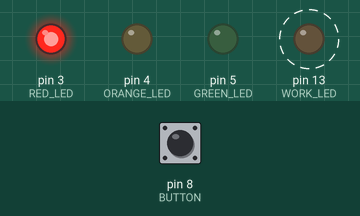
Recording of a sketch running on a simulated Arduino Uno, built with avr-gcc and run on an emulated ATmega328P. Parts: output pins drawn as LEDs (lit = HIGH). Dashed ring = blinking. The test bench sets the inputs (shaded band); at power-on: pin 8 (BUTTON) LOW.

Above: at 1.14 s.
1.3 s: pin 8 (BUTTON) pulled HIGH for 0.15 s
At 3.64 s:
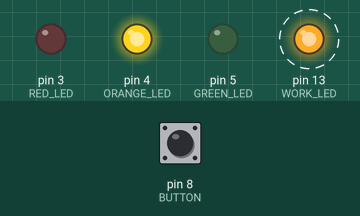
At 4.44 s:
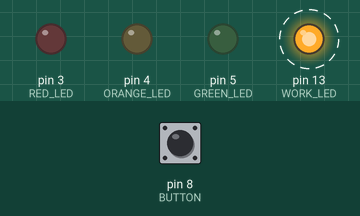
Timing chart, 0 to 13.3 s (numbered marks = the images above; inputs shaded):
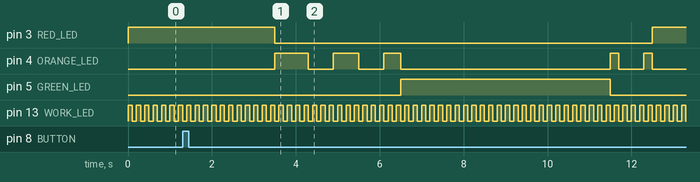

Measured:
- after the input at 1.3 s, pin 3 (RED_LED): HIGH → LOW after 2.2 s, → HIGH 9.0 s later; pin 4 (ORANGE_LED): LOW → HIGH after 2.2 s, → LOW 0.80 s later, → HIGH 0.60 s later, → LOW 0.60 s later, … (10 changes in this stretch); pin 5 (GREEN_LED): LOW → HIGH after 5.2 s, → LOW 5.0 s later
- by itself, pin 13 (WORK_LED): alternates HIGH for 0.10 s and LOW for 0.10 s

The sketch:

trafficLights.ino
```cpp
#include <avr/io.h>
#include <avr/interrupt.h>

#define F_CPU       16000000UL

#define GREEN_LED   5
#define ORANGE_LED  4
#define RED_LED     3
#define BUTTON      8
#define WORK_LED    LED_BUILTIN
#define PROG_PERIOD 100
#define BUFFER_SIZE 10

typedef enum
{
  stage_0, // горит красный
  stage_1, // 2 секунды горит красный
  stage_2, // 3 секунды желтый
  stage_3, // 5 секунд зеленый
  stage_4  // 1 секунду желтый
}lightStage_t;

typedef enum
{
  WORK_MODE, // режим работы
  COMMAND    // либо команда на срабатывание, либо номер сигнала
}inputDataMap_t;

typedef enum
{
  normalWork,     // нормальная работа светофора
  terminalWork,   // управление из терминала
}workMode_t;

lightStage_t lightStage = stage_0;
workMode_t workMode = normalWork;
int button = 0;
bool starProgramm = false;
uint8_t* inputData;
uint8_t* outputData;

void initPins()
{
  pinMode(WORK_LED, OUTPUT);
  pinMode(GREEN_LED, OUTPUT);
  pinMode(ORANGE_LED, OUTPUT);
  pinMode(RED_LED, OUTPUT);
  pinMode(BUTTON, INPUT);
}

void initTimer(uint16_t delay_ms)
{
  cli();

  TCCR1A = 0;   // установить регистры в 0
  TCCR1B = 0;

  OCR1A = (F_CPU / 1024 / (1000 / delay_ms)) - 1; // установка регистра совпадения

  TCCR1B |= (1 << WGM12);  // включить CTC режим
  TCCR1B |= (1 << CS10); // Установить биты на коэффициент деления 1024
  TCCR1B |= (1 << CS12);

  TIMSK1 |= (1 << OCIE1A);  // включить прерывание по совпадению таймера

  sei();
}

void blinkWorkLed()
{
  static bool flag = false;
  flag = !flag;
  flag ? digitalWrite(WORK_LED, HIGH) : digitalWrite(WORK_LED, LOW);
}

void lights()
{
  static int8_t ledStage = -1;
  ledStage++;

  switch (ledStage)
  {
  case 0:
    digitalWrite(GREEN_LED, HIGH);
    break;
  case 1:
    digitalWrite(ORANGE_LED, HIGH);
    break;
  case 2:
    digitalWrite(RED_LED, HIGH);
    break;
  case 3:
    digitalWrite(GREEN_LED, LOW);
    break;
  case 4:
    digitalWrite(ORANGE_LED, LOW);
    break;
  case 5:
    digitalWrite(RED_LED, LOW);
    ledStage = -1;
    break;
  }
}

void noSignal()
{
  digitalWrite(RED_LED, LOW);
  digitalWrite(GREEN_LED, LOW);
  digitalWrite(ORANGE_LED, LOW);
}

void stopSignal()
{
  digitalWrite(RED_LED, HIGH);
  digitalWrite(GREEN_LED, LOW);
  digitalWrite(ORANGE_LED, LOW);
}

void startSignal()
{
  digitalWrite(GREEN_LED, HIGH);
  digitalWrite(RED_LED, LOW);
  digitalWrite(ORANGE_LED, LOW);
}

void prepareSignal()
{
  static bool signalBlink = true;
  static int counter = 800 / PROG_PERIOD;
  if (counter != 0)
  {
    counter--;
  }
  else
  {
    signalBlink = !signalBlink;
    counter = 500 / PROG_PERIOD;
  }

  signalBlink ? digitalWrite(ORANGE_LED, HIGH) : digitalWrite(ORANGE_LED, LOW);
  digitalWrite(RED_LED, LOW);
  digitalWrite(GREEN_LED, LOW);
}

void updateButton()
{
  button = digitalRead(BUTTON);
  if (button)
  {
    starProgramm = true;
  }
}

void signalController()
{
  static int counter = -1;
  counter++;
  switch (counter)
  {
  case (0):
    lightStage = stage_1;
    break;
  case (2000 / PROG_PERIOD):
    lightStage = stage_2;
    break;
  case (5000 / PROG_PERIOD):
    lightStage = stage_3;
    break;
  case (10000 / PROG_PERIOD):
    lightStage = stage_4;
    break;
  case (11000 / PROG_PERIOD):
    lightStage = stage_0;
    starProgramm = false;
    counter = -1;
    inputData[COMMAND] = 0;
    break;
  }
}

void normalWorkSignal()
{
  switch (lightStage)
  {
  case stage_0:
  case stage_1:
    stopSignal();
    break;
  case stage_2:
  case stage_4:
    prepareSignal();
    break;
  case stage_3:
    startSignal();
    break;
  }
}

void terminalWorkSignal()
{
  switch (inputData[COMMAND])
  {
  case 1:
    startSignal();
    break;
  case 2:
    prepareSignal();
    break;
  case 3:
    stopSignal();
    break;
  default:
    noSignal();
    break;
  }
}


// the setup function runs once when you press reset or power the board
void setup()
{
  initPins();
  initTimer(PROG_PERIOD);
  Serial.begin(9600);
  inputData = (uint8_t*)calloc(BUFFER_SIZE, sizeof(uint8_t));
  outputData = (uint8_t*)calloc(BUFFER_SIZE, sizeof(uint8_t));

  // Serial.print("hello\n");
}

// the loop function runs over and over again forever
void loop()
{
  if (Serial.available() > 0)
  {
    Serial.readBytes(inputData, BUFFER_SIZE);
    if  (inputData[WORK_MODE] == 1)
    {
      workMode = normalWork;
    }
    else if (inputData[WORK_MODE] == 3)
    {
      workMode = terminalWork;
    }
    if (inputData[COMMAND])
    {
      starProgramm = true;
    }
  }
}

ISR(TIMER1_COMPA_vect)
{
  updateButton();
  blinkWorkLed();

  switch (workMode)
  {
  case normalWork:
    normalWorkSignal();
    if (starProgramm)
    {
      signalController();
    }
    break;
  case terminalWork:
    terminalWorkSignal();
    break;
  }

}
```
